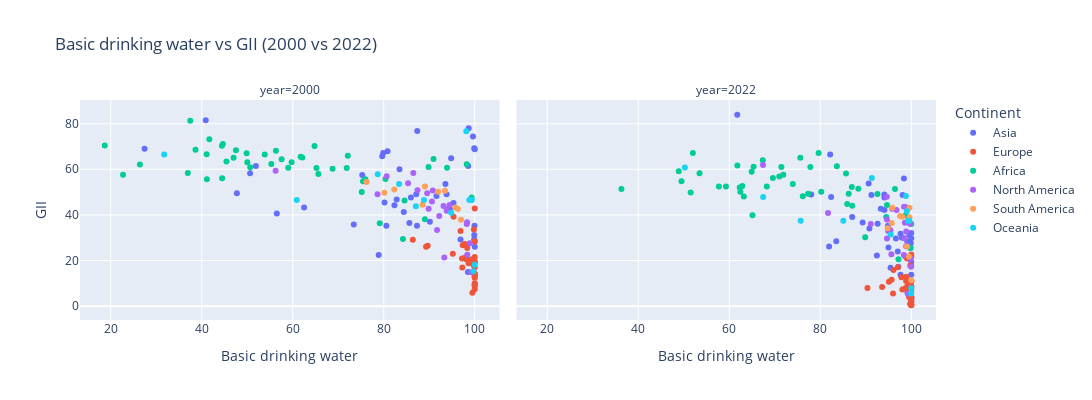
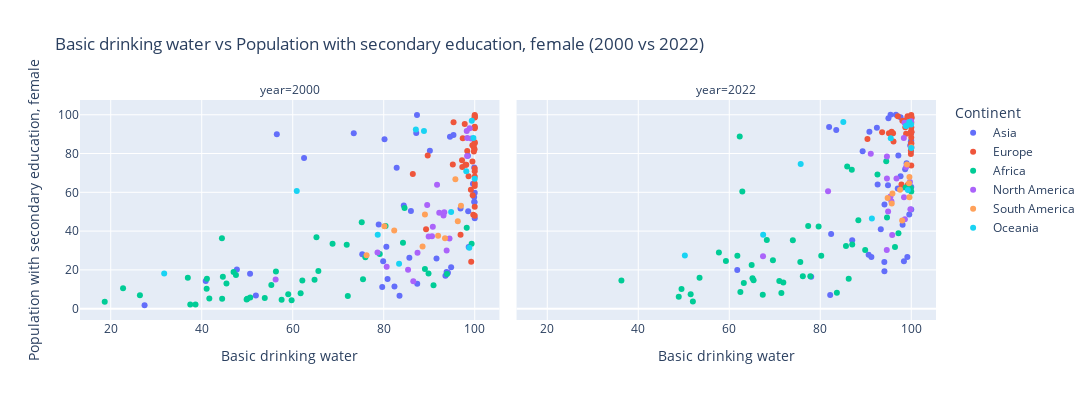
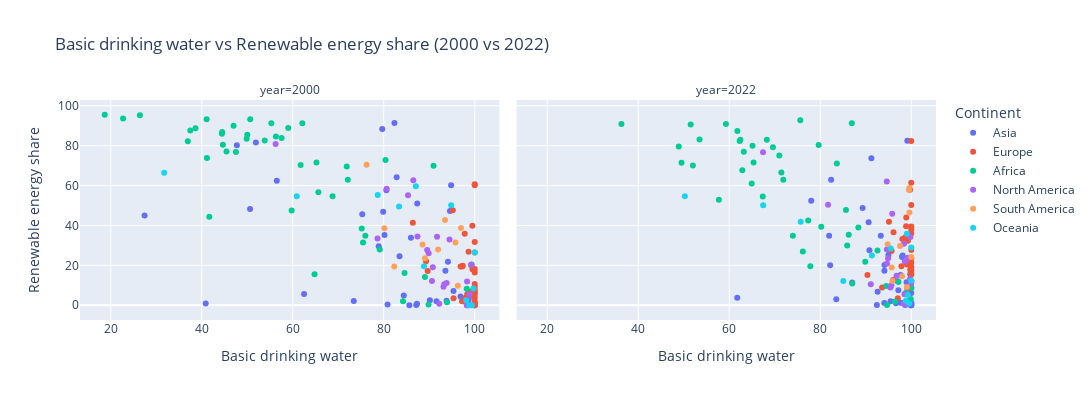
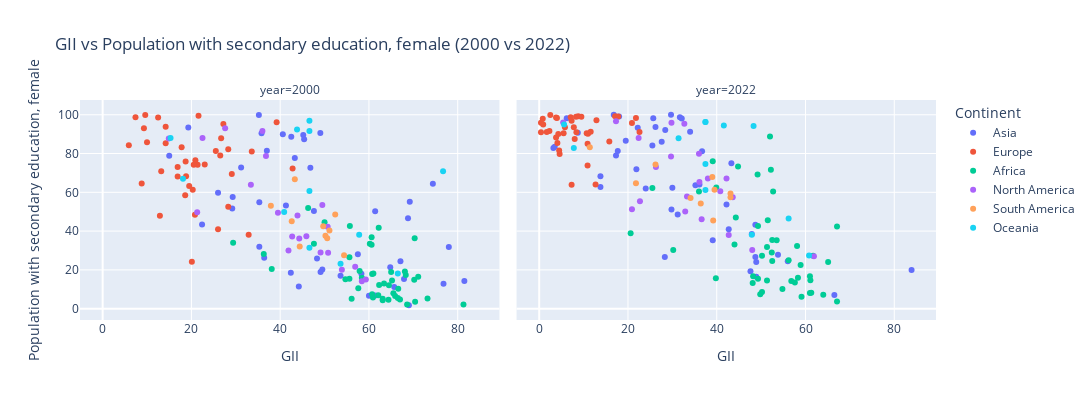

Notebook source saved alongside these figures, in order:
### Markdown cell above
In a second step we wanted to visualize the most interesting correlations in more detail. We chose to visualize them for 2000 and 2022 to see the difference in time using an interactive plot to be able to understand outliers withing the correlation patterns.
By doing this we can identify specific countries as outliers or see their development.

### Code cell
data_2000_2022 = data[data['year'].isin([2000, 2022])]

# Identify highly correlated pairs
high_corr = []
for col1 in corr_matrix.columns:
    for col2 in corr_matrix.columns:
        if col1 != col2 and 0.6 < abs(corr_matrix.loc[col1, col2]):
            pair = tuple(sorted([col1, col2]))
            if pair not in high_corr:
                high_corr.append(pair)
                
# loop through highly correlated pairs and create one figure per pair
for x_col, y_col in high_corr:
    fig = px.scatter(
        data_2000_2022,
        x=x_col,
        y=y_col,
        color='continent',
        facet_col='year',           # side-by-side plots for 2002 & 2022
        hover_name='country',       # show country on hover
        category_orders={'year':[2000, 2022]}, 
        title=f'{x_col} vs {y_col} (2000 vs 2022)'
    )
    
    fig.update_layout(
        width=1100,
        height=400,
        legend_title_text='Continent'
    )
    
    fig.show()
